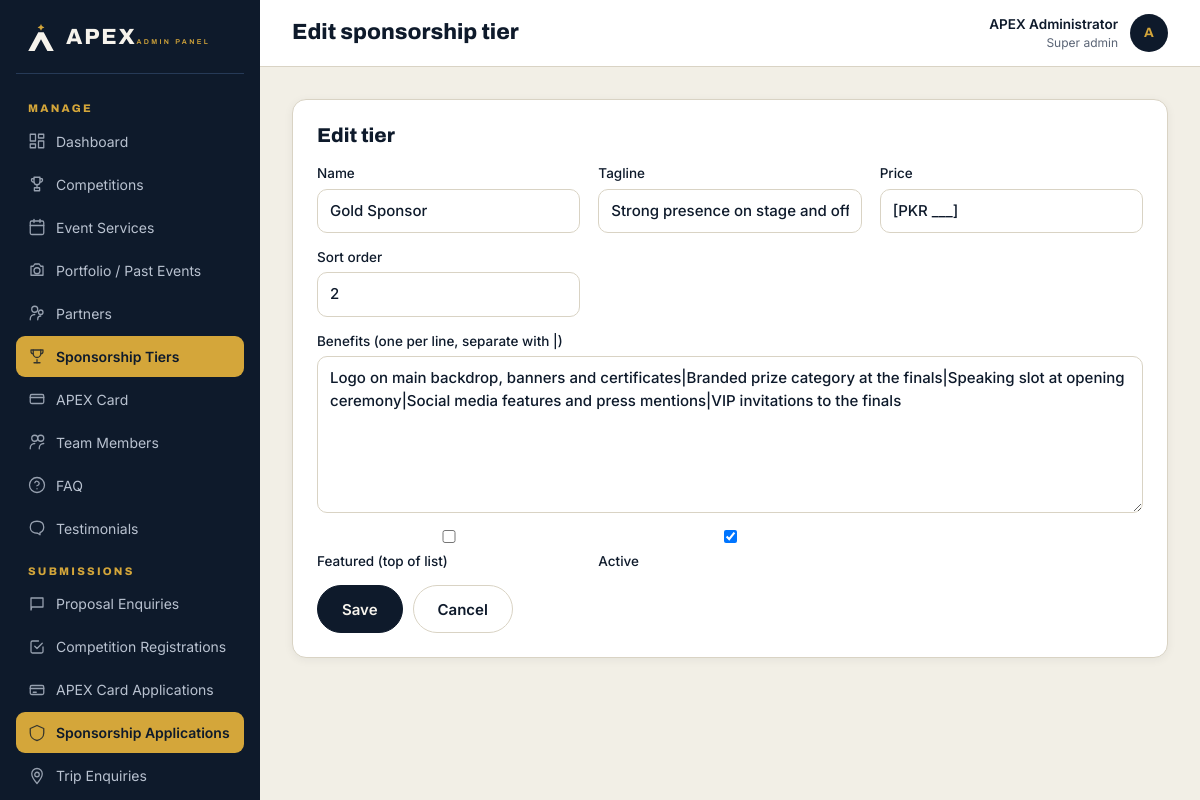
The app's page /admin/sponsorship/edit.php?id=2 (signed in) with its own data.
### tables this page shows
CREATE TABLE `sponsorship_tiers` (
  `id` INT UNSIGNED NOT NULL AUTO_INCREMENT,
  `name` VARCHAR(100) NOT NULL,
  `tagline` VARCHAR(200) NULL,
  `price` VARCHAR(80) NULL,
  `benefits` TEXT NULL,
  `is_featured` TINYINT(1) NOT NULL DEFAULT 0,
  `sort_order` INT NOT NULL DEFAULT 0,
  `is_active` TINYINT(1) NOT NULL DEFAULT 1,
  PRIMARY KEY (`id`)
);

### includes/functions.php (called while the page is built, shortened)
<?php
if (!function_exists('e')) {
    function e($v): string {
        return htmlspecialchars((string)$v, ENT_QUOTES | ENT_SUBSTITUTE, 'UTF-8');
    }
}

### config/database.php (called while the page is built)
<?php
$dbConfig = [
    'host'     => $_ENV['DB_HOST']     ?? getenv('DB_HOST')     ?: 'localhost',
    'name'     => $_ENV['DB_NAME']     ?? getenv('DB_NAME')     ?: 'apex_db',
    'user'     => $_ENV['DB_USER']     ?? getenv('DB_USER')     ?: 'root',
    'pass'     => $_ENV['DB_PASS']     ?? getenv('DB_PASS')     ?: '',
    'charset'  => 'utf8mb4',
    'port'     => $_ENV['DB_PORT']     ?? getenv('DB_PORT')     ?: 3306,
];
function db(): PDO
{
    static $pdo = null;
    if ($pdo instanceof PDO) {
        return $pdo;
    }
    global $dbConfig;
    $dsn = sprintf(
        'mysql:host=%s;port=%d;dbname=%s;charset=%s',
        $dbConfig['host'], (int)$dbConfig['port'], $dbConfig['name'], $dbConfig['charset']
    );
    try {
        $pdo = new PDO($dsn, $dbConfig['user'], $dbConfig['pass'], [
            PDO::ATTR_ERRMODE            => PDO::ERRMODE_EXCEPTION,
            PDO::ATTR_DEFAULT_FETCH_MODE => PDO::FETCH_ASSOC,
            PDO::ATTR_EMULATE_PREPARES   => false,
            PDO::MYSQL_ATTR_INIT_COMMAND => "SET NAMES 'utf8mb4' COLLATE 'utf8mb4_unicode_ci'",
        ]);
    } catch (PDOException $e) {
        http_response_code(500);
        if (!empty($_ENV['APP_DEBUG']) || getenv('APP_DEBUG') === 'true') {
            exit('Database connection failed: ' . htmlspecialchars($e->getMessage()));
        }
        error_log('[APEX] DB connection failed: ' . $e->getMessage());
        exit('We could not connect to the database right now. Please try again shortly.');
    }
    return $pdo;
}

### includes/auth.php (called while the page is built, shortened)
<?php
function admin_user(): ?array
{
    try {
        $stmt = db()->prepare('SELECT id,name,email,role,is_active FROM admins WHERE id=? LIMIT 1');
        $stmt->execute([(int)$_SESSION['admin_id']]);
        $u = $stmt->fetch();
        if ($u && (int)$u['is_active'] === 1) {
            return $cached = $u;
        }
    } catch (Throwable $e) {  }
    return null;
}
function require_admin(): array
{
    $u = admin_user();
    return $u;
}

### admin/includes/crud.php (called while the page is built, shortened)
<?php
function tbl(string $name): string {
    return "`$name`";
}
function find_row(string $table, int $id): ?array {
    $stmt = db()->prepare('SELECT * FROM ' . tbl($table) . ' WHERE id=? LIMIT 1');
    $stmt->execute([$id]);
    return $stmt->fetch() ?: null;
}

### admin/sponsorship/edit.php (the view, shortened to what this page needs)
<?php
$pageTitle = 'Edit sponsorship tier';
require_once dirname(__DIR__) . '/includes/header.php';
require_once dirname(__DIR__) . '/includes/crud.php';
$id = (int)($_GET['id'] ?? 0);
$row = $id ? find_row('sponsorship_tiers', $id) : null;
?>
<div class="admin-card">
  <h2><?= $row ? 'Edit tier' : 'New tier' ?></h2>
  <form method="POST" class="form-inline">
    <div class="form-cols">
      <label>Name<input type="text" name="name" required value="<?= e($row['name'] ?? '') ?>"></label>
      <label>Tagline<input type="text" name="tagline" value="<?= e($row['tagline'] ?? '') ?>"></label>
      <label>Price<input type="text" name="price" value="<?= e($row['price'] ?? '') ?>" placeholder="[PKR ___] or Negotiable"></label>
      <label>Sort order<input type="number" name="sort_order" value="<?= e($row['sort_order'] ?? 0) ?>"></label>
      <label class="full">Benefits (one per line, separate with |)<textarea name="benefits" rows="6"><?= e($row['benefits'] ?? '') ?></textarea></label>
      <label><input type="checkbox" name="is_featured" value="1"<?= !empty($row['is_featured'])?' checked':'' ?>> Featured (top of list)</label>
      <label><input type="checkbox" name="is_active" value="1"<?= (!$row || !empty($row['is_active']))?' checked':'' ?>> Active</label>
    </div>
    <div style="display:flex;gap:10px"><button class="btn btn-navy">Save</button><a class="btn btn-ghost" href="index.php">Cancel</a></div>
  </form>
</div>
<?php require_once dirname(__DIR__) . '/includes/footer.php'; ?>

### admin/includes/header.php (shortened to what this page needs)
<?php
require_once dirname(__DIR__, 2) . '/includes/auth.php';
$user = require_admin();
$pageTitle = $pageTitle ?? 'Dashboard';
$selfParts = explode('/', ltrim($_SERVER['PHP_SELF'] ?? '', '/'));
$adminIdx = array_search('admin', $selfParts, true);
$depthBelowAdmin = $adminIdx !== false ? max(0, count($selfParts) - $adminIdx - 2) : 0;
$adminBase = str_repeat('../', $depthBelowAdmin);
$siteBase  = $adminBase . '../';
function admin_nav_link(string $pathUnderAdmin, string $label, string $icon = ''): void {
    global $adminBase;
    $href = $adminBase . ltrim($pathUnderAdmin, '/');
    $current = trim($_SERVER['REQUEST_URI'] ?? '', '/');
    $dir     = dirname($pathUnderAdmin);
    $isActive = str_ends_with($current, '/' . trim($pathUnderAdmin, '/'))
             || ($dir !== '.' && str_contains($current, '/' . trim($dir, '/') . '/'));
    echo '<a href="' . e($href) . '"' . ($isActive ? ' aria-current="page"' : '') . '>';
    if ($icon) echo '<svg class="ico" viewBox="0 0 24 24" fill="none" stroke="currentColor" stroke-width="1.7" stroke-linecap="round" stroke-linejoin="round" aria-hidden="true">' . $icon . '</svg>';
    echo e($label) . '</a>';
}
?>
<!doctype html>
<html lang="en">
<head>
<link rel="stylesheet" href="<?= e($siteBase) ?>assets/css/main.css">
<link rel="stylesheet" href="<?= e($siteBase) ?>assets/css/admin.css">
</head>
<body class="admin">
<div class="admin-shell">
  <aside id="admin-side" class="admin-side">
    <a class="admin-brand" href="<?= e($adminBase) ?>dashboard.php">
      <svg viewBox="0 0 120 110" width="30" height="27" aria-hidden="true"><path d="M60 0 Q62 12 74 14 Q62 16 60 28 Q58 16 46 14 Q58 12 60 0 Z" fill="#D4A63A"/><path d="M49 34 L71 34 L112 110 L86 110 L60 62 L34 110 L8 110 Z" fill="#F6F3EC"/></svg>
      <span><span class="name">APEX</span><span class="sub">ADMIN PANEL</span></span>
    </a>
    <nav class="admin-nav">
      <h4>MANAGE</h4>
      <?php
      admin_nav_link('dashboard.php', 'Dashboard', '<rect x="3" y="3" width="7" height="9"/><rect x="14" y="3" width="7" height="5"/><rect x="14" y="12" width="7" height="9"/><rect x="3" y="16" width="7" height="5"/>');
      admin_nav_link('sponsorship/index.php', 'Sponsorship Tiers', '<path d="M8 21h8"/><path d="M12 17v4"/><path d="M7 4h10v5a5 5 0 0 1-10 0z"/><path d="M7 4H4v2a3 3 0 0 0 3 3"/><path d="M17 4h3v2a3 3 0 0 1-3 3"/>');
      ?>
      <h4>SUBMISSIONS</h4>
    </nav>
  </aside>
  <section class="admin-main">
    <header class="admin-topbar">
      <h1><?= e($pageTitle) ?></h1>
      <div class="user">
        <div style="text-align:right">
          <div style="font-weight:600"><?= e($user['name']) ?></div>
          <div style="color:var(--slate);font-size:12px"><?= e(ucfirst(str_replace('_',' ',$user['role']))) ?></div>
        </div>
        <div class="avatar"><?= e(strtoupper(substr($user['name'],0,1))) ?></div>
      </div>
    </header>
    <div class="admin-content">

### assets/css/main.css (style rules this page uses)
:root { --navy: #0E1A2B; --panel: #15253B; --edge: #263A57; --gold: #D4A63A; --gold-2: #E3B54A; --dgold: #8A6516; --blue: #2563EB; --blue-dark: #1D4ED8; --blue-soft: #EFF4FF; --orange: #F56E2E; --orange-dark: #D9531A; --orange-soft: #FFF2EB; --yellow-accent: #F5C542; --ivory: #F6F3EC; --white: #FFFFFF; --slate: #5B6576; --mist: #B9C2D0; --line: #D9D3C4; --line-cool: #E5E7EB; --green: #1F6B45; --greenbg:#E3F1E8; --red: #B3261E; --redbg: #FDECEA; --radius: 14px; --radius-lg: 20px; --shadow-sm: 0 2px 10px rgba(14,26,43,.06); --shadow: 0 12px 28px rgba(14,26,43,.08); --shadow-lg: 0 24px 60px rgba(14,26,43,.14); --shadow-header: 0 1px 2px rgba(15,23,42,.04), 0 2px 8px rgba(15,23,42,.06); --max: 1240px; --transition: .25s cubic-bezier(.2,.8,.2,1); }
*,*::before,*::after { box-sizing:border-box }
html { scroll-behavior:smooth;-webkit-text-size-adjust:100% }
body { margin:0;font-family:Inter,system-ui,-apple-system,Segoe UI,Roboto,sans-serif;color:var(--navy);background:var(--ivory);line-height:1.5;overflow-x:hidden }
img,svg,video { max-width:100%;height:auto;display:block }
a { color:var(--dgold);text-decoration:none;transition:color var(--transition) }
button { font:inherit;cursor:pointer }
input,select,textarea,button { font-family:inherit }
h1,h2,h3,h4 { font-family:Archivo,sans-serif;font-weight:800;line-height:1.15;margin:0 0 .5em }
h1 { font-size:clamp(34px,4.4vw,56px);font-stretch:115% }
h2 { font-size:clamp(26px,3.2vw,40px);font-stretch:112% }
.btn { display:inline-flex;align-items:center;gap:8px;font-weight:600;font-size:15px;padding:13px 24px;border-radius:999px;min-height:48px;text-decoration:none;border:1.5px solid transparent;transition:all var(--transition);cursor:pointer;line-height:1;font-family:inherit }
.btn-navy { background:var(--navy);color:var(--ivory);border-color:var(--navy) }
.btn-ghost { background:#fff;color:var(--navy);border-color:var(--line) }
html,body { max-width:100% }
body { overflow-x:hidden;overflow-x:clip }
img,video,iframe,svg { max-width:100%;height:auto }
a { word-wrap:break-word;overflow-wrap:break-word }
input,textarea,select,button { -webkit-appearance:none;appearance:none;max-width:100% }
input[type="checkbox"],input[type="radio"] { -webkit-appearance:checkbox;appearance:checkbox;max-width:none }

### records on screen
sponsorship_tiers: name "Gold Sponsor", tagline "Strong presence on stage and off", price "[PKR ___]", sort_order "2", benefits "Logo on main backdrop, banners and certificates|Branded prize category at the finals|Speaking slot at opening ceremony|Social media features and press mentions|VIP invitations to the finals", is_active "☑"

### other values on screen
$pageTitle "Edit sponsorship tier"
$user['name'] "APEX Administrator"
str_replace('_',' ',$user['role']) "Super admin"
substr($user['name'],0,1) "A"
